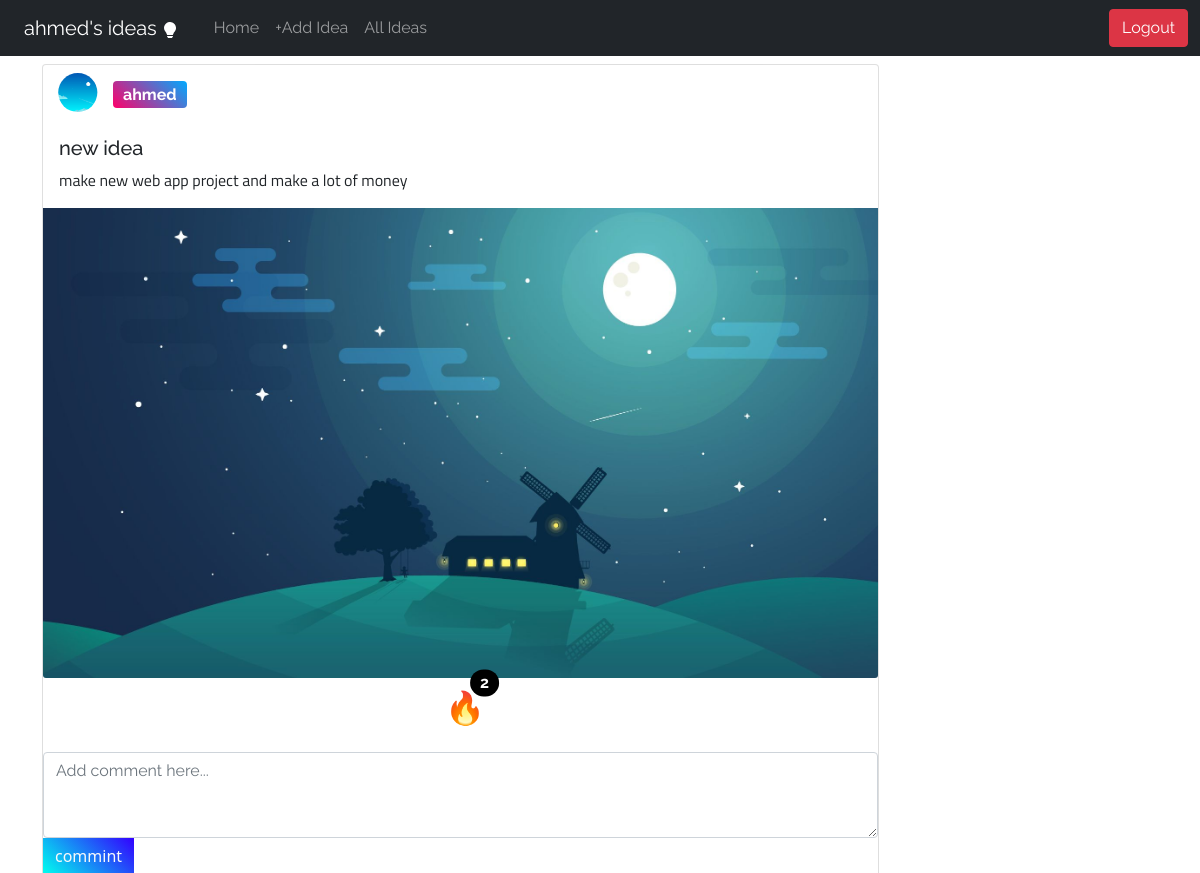
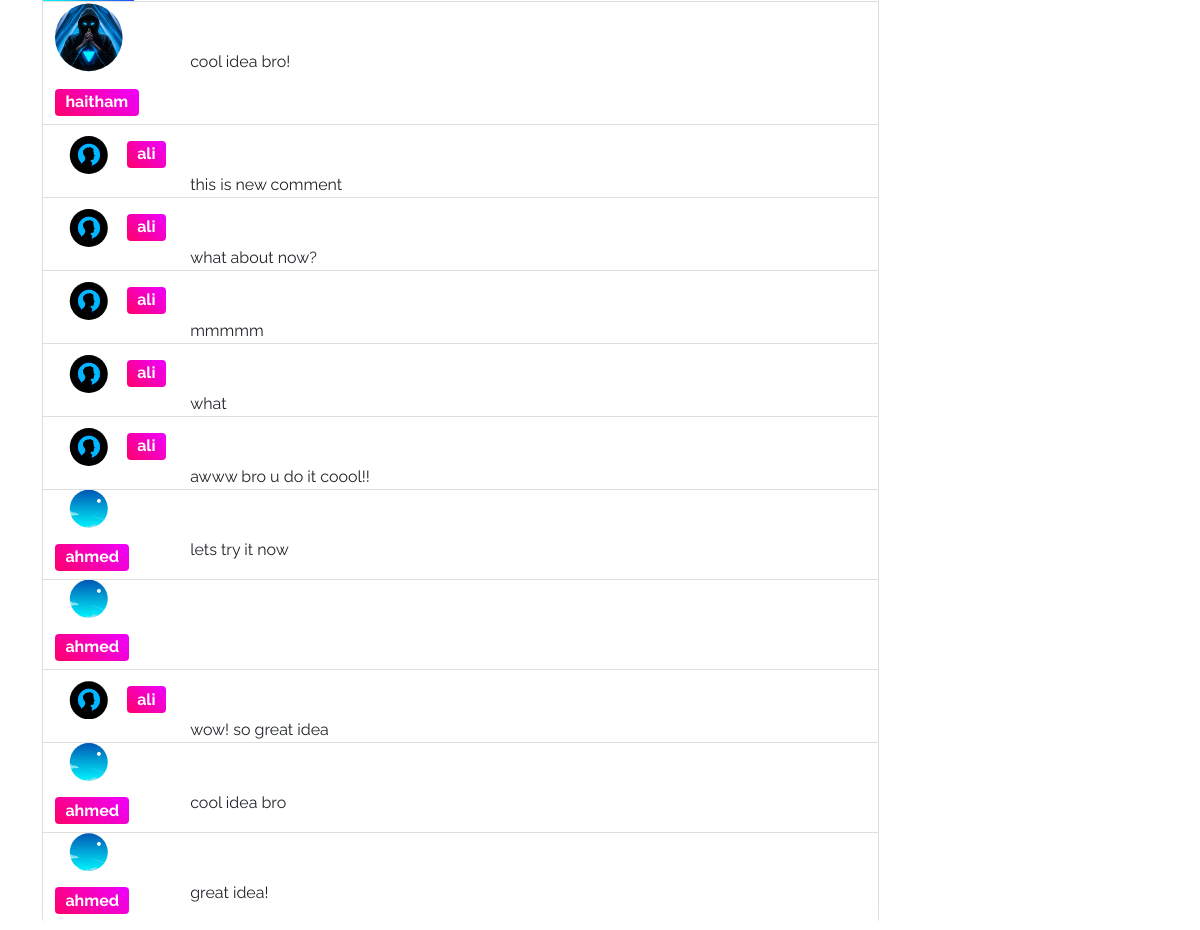
Page /idea/1 (signed in) on the committed database (2 pictures, top to bottom).
### tables this page shows
CREATE TABLE users(
        username varchar(30) not null,
        email varchar(30) not null,
        pwd varchar(60) not null,
        title varchar(30) not null,
        bio text not null,
        img varchar(60)
    );

CREATE TABLE posts(
        user_id integer not null,
        title varchar(30) not null,
        content text not null,
        image varchar(60) not null
    , likes_number INT NOT NULL DEFAULT 0);

CREATE TABLE comments(
        content text not null,
        post_id integer not null,
        user_id integer not null
    );

### run.py (the view)
@app.route("/idea/<int:post_id>")
def idea(post_id):
    if session.get("user"):
        id_ = session.get("user")[0]
        post = posts_db.get_by_id(post_id)
        post_comments = comments.get_by_id(post_id)
        likes_number = likes.count_likes(post_id)
        if likes.get_by(post_id, id_) == []:
            liked  = False
        else:
            liked = True
        return render_template("idea.html", username=session.get("user")[1].capitalize(), post=post, title=session.get("user")[2].capitalize(), bio=session.get("user")[3], img=session.get("user")[4], post_comments=post_comments, likes_number=likes_number,liked=liked)
    return render_template("login.html")

### comments.py (called while the page is built)
def get_by_id(post_id):
    conn = sqlite3.connect("data.db")
    cur = conn.cursor()
    cur.execute(
        "select comments.rowid,comments.*,users.username,users.img from comments join users on users.rowid = comments.user_id where comments.post_id=? order by comments.rowid desc", (post_id,))
    conn.commit()
    data = cur.fetchall()
    conn.close()
    return data

### likes.py (called while the page is built)
def count_likes(post_id):
    conn = sqlite3.connect("data.db")
    cur = conn.cursor()
    cur.execute("select count(post_id) from likes where post_id = ?", (post_id,))
    conn.commit()
    data = cur.fetchone()
    conn.close()
    return data[0]

def get_by(post_id,user_id):
    conn = sqlite3.connect("data.db")
    cur = conn.cursor()
    cur.execute(
        "select * from likes where post_id=? and user_id = ?", (post_id,user_id))
    conn.commit()
    data = cur.fetchall()
    conn.close()
    return data

### posts_db.py (called while the page is built)
def get_by_id(post_id):
    conn = sqlite3.connect("data.db")
    cur = conn.cursor()
    cur.execute(
        "select users.rowid,users.username,users.img,posts.rowid,posts.title,posts.content,posts.image,posts.likes_number from users join posts on users.rowid = posts.user_id where posts.rowid=?", (post_id,))
    conn.commit()
    data = cur.fetchone()
    conn.close()
    return data

### templates/idea.html (shortened to what this page needs)
{%extends 'base.html'%}
{%block content%}
<div class="container">
    <div class="my-2 ">
        <div class="card  w-75 border-bottom-0">
            <a href="">
                <div class="container-fluid ">
                    <div class="row pb-1">
                        <div class="col-1 m-0 p-0 ">
                            <img style="clip-path: circle();" src="{{url_for('static',filename=post[2])}}"
                                class="img-fluid rounded-start mt-2" alt="...">
                        </div>
                        <div class="col m-0 p-0 ">
                            <h5 style="background: linear-gradient(45deg, rgb(255, 0, 106), rgb(0, 170, 255));"
                                class="font-1 fs-6 card-title badge mt-3 ">{{post[1]}}</h5>
                        </div>
                    </div>
                </div>
            </a>
            <div class="card-body">
                <h5 class="card-title font-1">{{post[4]}}</h5>
                <p class="card-text font-2">{{post[5]}}</p>
            </div>
            <img src="{{url_for('static',filename=post[6])}}" class="card-img-bottom" alt="...">
            <div class="container text-center m-1">
                <button id="like_btn" class="btn p-0 fs-2 position-relative">
                    🔥
                    <span id="likes_number"
                    {%if liked%}
                        style="background-color: rgb(255, 0, 115);"
                    {%else%}
                        style="background-color: black;"
                    {%endif%}
                        class="position-absolute font-1 top-0 start-75 translate-middle badge rounded-pill fs-6">
                        {{likes_number}}
                    </span>
                </button>
            </div>
                <div class="mt-3">
                    <textarea class="form-control font-1" id="comment" rows="3" name="comment" placeholder="Add comment here..."></textarea>
                </div>
                <div class="container-fluid p-0">
                     <button style="background: linear-gradient(45deg, rgb(0, 255, 238), rgb(51, 0, 255));" class="btn rounded-0 text-light border-0" id="add_comment">commint</button>
                </div>
            {%if post_comments%}
            <ul id="list_of_comments" class="list-group list-group-flush">
                {%for comment in post_comments%}
                    <li class="list-group-item m-0 p-0">
                        <div class="container">
                            <div class="row m-0 p-0">
                                <div class="col-2 m-0 p-0">
                                    <a href="" style="text-decoration: none;">
                                        <img style="clip-path: circle();" src="{{url_for('static',filename=comment[5])}}"
                                            class="img-fluid rounded-start w-50 m-0 p-0" alt="...">
                                        <h5 style="background: linear-gradient(45deg, rgb(255, 0, 106), rgb(238, 0, 255));" class="font-1 fs-6 card-title badge mt-3 ">{{comment[4]}}
                                        </h5>
                                    </a>
                                </div>
                                <div class="col m-0 p-0 pt-5 font-1">
                                    {{comment[1]}}
                                </div>
                            </div>
                        </div>
                    </li>
                {%endfor%}
                </ul>
            {%endif%}
        </div>
    </div>
</div>
{%endblock%}

### templates/base.html (shortened to what this page needs)
<!DOCTYPE html>
<html lang="en">
<head>
    <link href="https://cdn.jsdelivr.net/npm/bootstrap@5.1.1/dist/css/bootstrap.min.css" rel="stylesheet"
>
    <link rel="stylesheet" href="{{url_for('static',filename='css/style.css')}}">
</head>
<body>
<nav class="navbar navbar-expand-lg navbar-dark bg-dark">
    <div class="container-fluid">
        {%if session['user']%}
        <a id="the_brand" class="font-1 navbar-brand btn btn-outline-warning border-0" href="{{url_for('ideas')}}">{{session['user'][1]}}'s ideas
        </a>
        {%endif%}
        <div class="collapse navbar-collapse" id="navbarSupportedContent">
            <ul class="navbar-nav me-auto mb-2 mb-lg-0">
                <li class="nav-item">
                    {%if session['user']%}
                    <li class="nav-item">
                    <a class="nav-link  font-1" aria-current="page"  href="{{url_for('profile')}}" id="home2">Home</a>
                    </li>
                    <li class="nav-item">
                    <a class="nav-link  font-1" id="add_idea" aria-current="page" href="{{url_for('post')}}">+Add Idea</a>
                    </li>
                    <li class="nav-item">
                        <a class="nav-link  font-1" id="all_ideas" aria-current="page" href="{{url_for('all_ideas')}}">All Ideas</a>
                    </li>
                    {%else%}
                    <li class="nav-item">
                        <a class="nav-link  font-1" aria-current="page" href="{{url_for('home')}}">
                        Home
                    </a>
                    </li>
                    {%endif%}
                </li>
            </ul>
            <form class="d-flex">
                {%if session['user']%}
                <a class="btn btn-danger font-1" aria-current="page" href="{{url_for('logout')}}">Logout</a>
                {%else%}
                <a class="btn btn-info mx-2 font-1" aria-current="page" href="{{url_for('login')}}">Login</a>
                <a class="btn btn-outline-info mx-2 font-1" aria-current="page" href="{{url_for('signup')}}">Sign up</a>
                {%endif%}
            </form>
        </div>
    </div>
</nav>
    {%block content%}{%endblock%}
</body>
</html>

### static/css/style.css (style rules this page uses)
.font-1 { font-family: 'Raleway', sans-serif; }
.font-2 { font-family: 'Titillium Web', sans-serif; }

### rows in the picture
users: username "ahmed", img (picture)
posts: title "new idea", content "make new web app project and make a lot of money", image (picture)
comments: img (picture), username "haitham", content "cool idea bro!"
comments: img (picture), username "ali", content "this is new comment"
comments: img (picture), username "ali", content "what about now?"
comments: img (picture), username "ali", content "mmmmm"
comments: img (picture), username "ali", content "what"
comments: img (picture), username "ali", content "awww bro u do it coool!!"
comments: img (picture), username "ahmed", content "lets try it now"
comments: img (picture), username "ahmed"
comments: img (picture), username "ali", content "wow! so great idea"
comments: img (picture), username "ahmed", content "cool idea bro"
comments: img (picture), username "ahmed", content "great idea!"

### other values in the picture
{{ likes_number }} "2"
